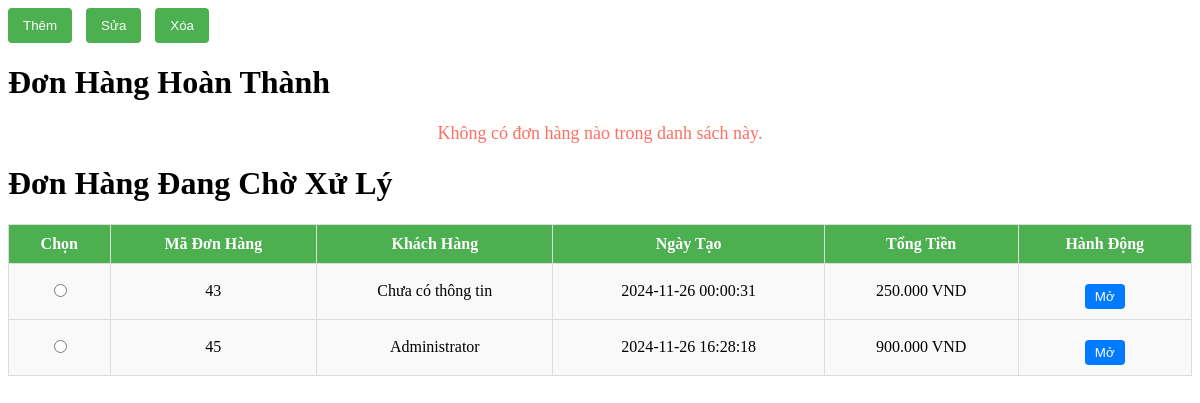
/admin/dashboard/orders/orders.php, run on the app's committed database.
### tables this page shows
CREATE TABLE `orders` (
  `id` int(11) NOT NULL,
  `user_id` int(11) NOT NULL,
  `total` decimal(10,2) NOT NULL,
  `status` enum('pending','completed','canceled') DEFAULT 'pending',
  `created_at` timestamp NOT NULL DEFAULT CURRENT_TIMESTAMP
);

CREATE TABLE `customers` (
  `customer_id` int(11) NOT NULL,
  `user_id` int(11) NOT NULL,
  `customer_name` varchar(255) NOT NULL,
  `customer_email` varchar(255) NOT NULL,
  `phone_number` varchar(20) NOT NULL,
  `address_line1` varchar(255) NOT NULL,
  `address_line2` varchar(255) DEFAULT NULL,
  `city` varchar(100) NOT NULL,
  `state` varchar(100) DEFAULT NULL,
  `postal_code` varchar(20) NOT NULL,
  `country` varchar(100) NOT NULL,
  `created_at` timestamp NOT NULL DEFAULT CURRENT_TIMESTAMP,
  `updated_at` timestamp NOT NULL DEFAULT CURRENT_TIMESTAMP ON UPDATE CURRENT_TIMESTAMP
);

### admin/dashboard/orders/orders.php (the view, shortened to what this page needs)
<?php
include '../../../config/database.php';
?>
<!DOCTYPE html>
<html lang="vi">
<head>
</head>
<body>
<div class="action-buttons">
    <button onclick="loadAddOrderForm()">Thêm</button>
    <button onclick="loadEditOrderForm()">Sửa</button>
    <button onclick="deleteOrder()">Xóa</button>
</div>
<?php
$sql = "
    SELECT o.id AS order_id, o.created_at, c.customer_name, o.total, o.status
    FROM orders o
    LEFT JOIN users u ON o.user_id = u.id
    LEFT JOIN customers c ON u.id = c.user_id
";
$result = $conn->query($sql);
$completed_orders = [];
$pending_orders = [];
if ($result->num_rows > 0) {
    while ($order = $result->fetch_assoc()) {
        if ($order['status'] === 'completed') {
            $completed_orders[] = $order;
        } else {
            $pending_orders[] = $order;
        }
    }
}
function displayOrderTable($orders, $title) {
    echo "<h1>$title</h1>";
    if (count($orders) > 0) {
        echo "<table>";
        echo "<thead>
                <tr>
                    <th>Chọn</th>
                    <th>Mã Đơn Hàng</th>
                    <th>Khách Hàng</th>
                    <th>Ngày Tạo</th>
                    <th>Tổng Tiền</th>
                    <th>Hành Động</th>
                </tr>
              </thead>";
        echo "<tbody>";
        foreach ($orders as $order) {
            $order_id = $order['order_id'];
            echo "<tr>";
            echo "<td><input type='radio' name='selected_order' value='$order_id'></td>";
            echo "<td>" . $order['order_id'] . "</td>";
            echo "<td>" . ($order['customer_name'] ? $order['customer_name'] : "Chưa có thông tin") . "</td>";
            echo "<td>" . $order['created_at'] . "</td>";
            echo "<td>" . number_format($order['total'], 0, ',', '.') . " VND</td>";
            echo "<td><button class='toggle-button' onclick='toggleDetails($order_id)'>Mở</button></td>";
            echo "</tr>";
        }
        echo "</tbody>";
        echo "</table>";
    } else {
        echo "<p class='no-orders'>Không có đơn hàng nào trong danh sách này.</p>";
    }
}
displayOrderTable($completed_orders, "Đơn Hàng Hoàn Thành");
displayOrderTable($pending_orders, "Đơn Hàng Đang Chờ Xử Lý");
?>
</body>
</html>

### admin/dashboard/orders/orders.php (style rules this page uses)
table { width: 100%; border-collapse: collapse; margin-bottom: 30px; }
th, td { border: 1px solid #ddd; padding: 10px; text-align: center; }
th { background-color: #4CAF50; color: white; }
td { background-color: #f9f9f9; }
.no-orders { font-size: 18px; color: #ff6f61; text-align: center; }
.toggle-button { margin-top: 10px; padding: 5px 10px; background-color: #007bff; color: white; border: none; cursor: pointer; border-radius: 4px; }
.action-buttons { margin-bottom: 20px; text-align: left; }
.action-buttons button { margin-right: 10px; padding: 10px 15px; background-color: #4CAF50; color: white; border: none; cursor: pointer; border-radius: 4px; }

### data on the page
orders: id "43", shows "Chưa có thông tin", created_at "2024-11-26 00:00:31", total "250.000"
orders: id "45", customers.customer_name "Administrator", created_at "2024-11-26 16:28:18", total "900.000"

### other printed values
$title "Đơn Hàng Hoàn Thành Đơn Hàng Đang Chờ Xử Lý"
